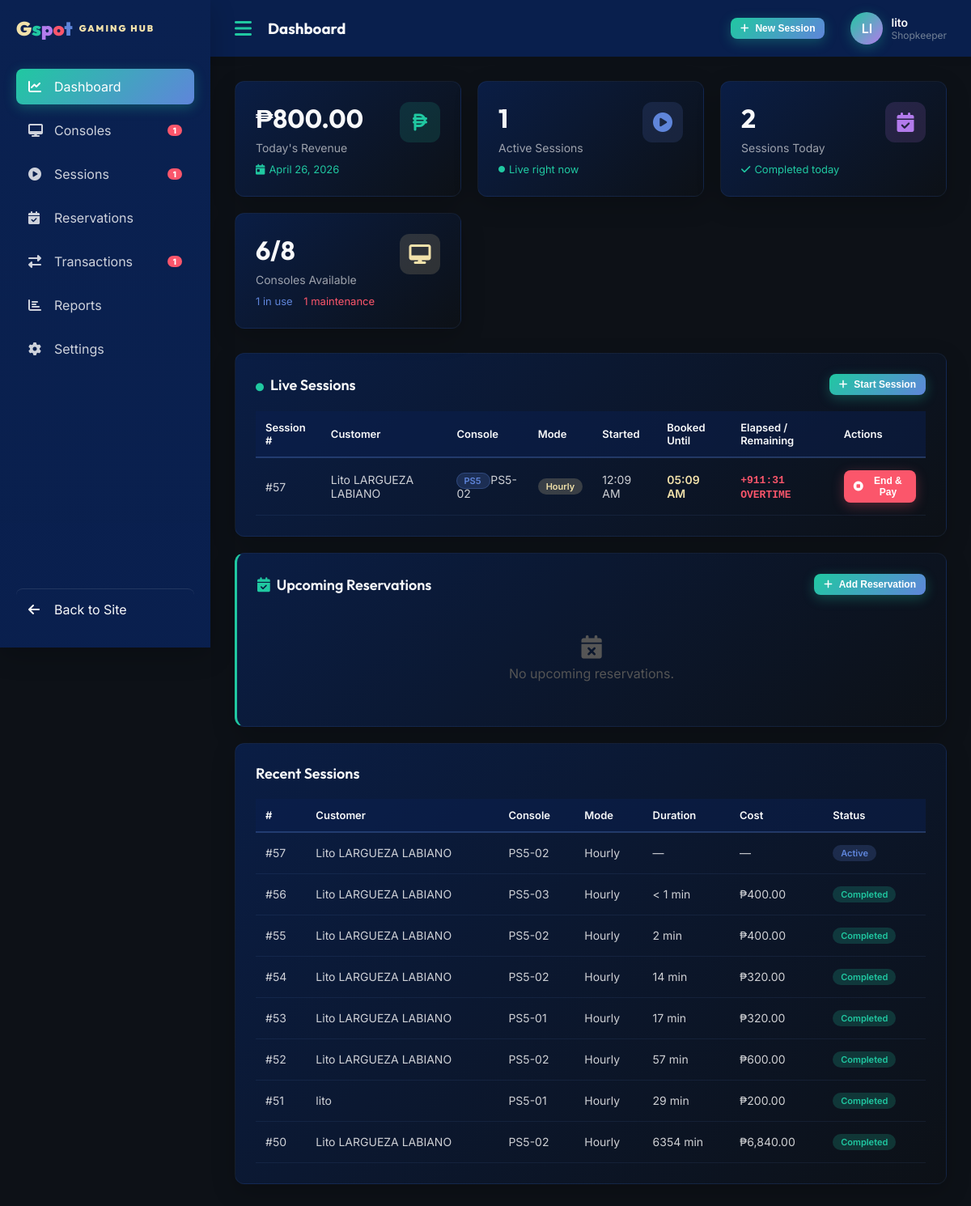
Before: /admin.php (signed in) with the older database file.
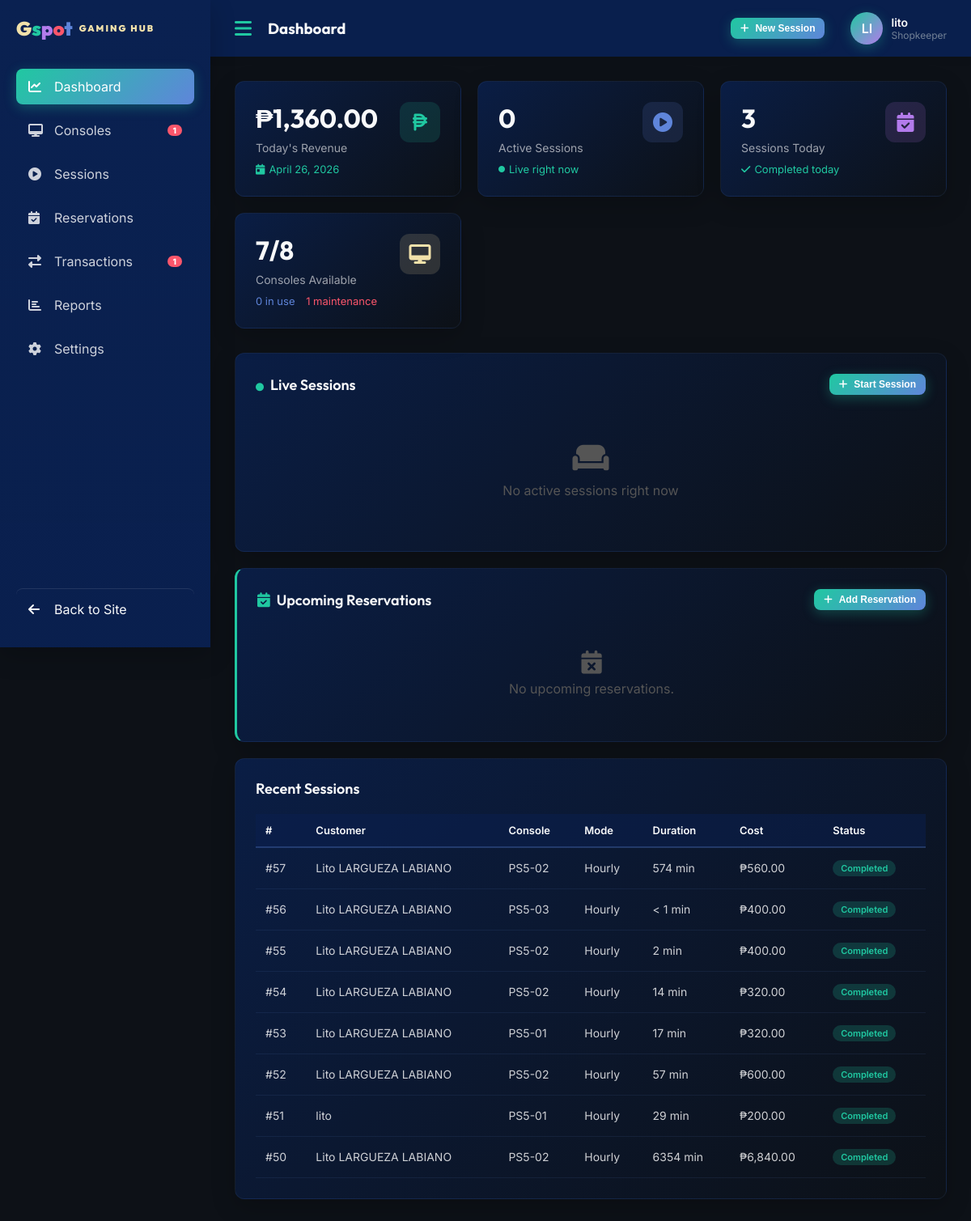
After: the same page with the newer database file.
### tables this page shows
CREATE TABLE `gaming_sessions` (
  `session_id` int(11) NOT NULL,
  `user_id` int(11) NOT NULL,
  `console_id` int(11) NOT NULL,
  `rental_mode` enum('hourly','open_time','unlimited') NOT NULL,
  `planned_minutes` int(11) DEFAULT NULL,
  `start_time` datetime NOT NULL DEFAULT current_timestamp(),
  `end_time` datetime DEFAULT NULL,
  `duration_minutes` int(11) DEFAULT NULL,
  `hourly_rate` decimal(10,2) NOT NULL DEFAULT 0.00,
  `total_cost` decimal(10,2) DEFAULT NULL,
  `status` enum('active','completed','cancelled') NOT NULL DEFAULT 'active',
  `payment_status` enum('paid','unpaid','partial') DEFAULT NULL,
  `created_by` int(11) NOT NULL,
  `created_at` datetime NOT NULL DEFAULT current_timestamp(),
  `extended_minutes` int(11) NOT NULL DEFAULT 0 COMMENT 'Total minutes added via approved extensions'
);

CREATE TABLE `users` (
  `user_id` int(11) NOT NULL,
  `email` varchar(100) NOT NULL,
  `password_hash` varchar(255) NOT NULL,
  `full_name` varchar(100) NOT NULL,
  `phone` varchar(20) DEFAULT NULL,
  `role` enum('customer','shopkeeper','owner') NOT NULL DEFAULT 'customer',
  `status` enum('active','inactive') NOT NULL DEFAULT 'active',
  `email_verified` tinyint(1) NOT NULL DEFAULT 0,
  `verification_token` varchar(64) DEFAULT NULL,
  `verification_expires` datetime DEFAULT NULL,
  `reset_token` varchar(64) DEFAULT NULL,
  `reset_expires` datetime DEFAULT NULL,
  `created_at` datetime NOT NULL DEFAULT current_timestamp()
);

CREATE TABLE `consoles` (
  `console_id` int(11) NOT NULL,
  `console_name` varchar(50) NOT NULL,
  `console_type` enum('PS5','PS4','Xbox Series X') NOT NULL,
  `unit_number` varchar(10) NOT NULL,
  `status` enum('available','in_use','maintenance') NOT NULL DEFAULT 'available',
  `hourly_rate` decimal(10,2) NOT NULL DEFAULT 0.00,
  `created_at` datetime NOT NULL DEFAULT current_timestamp()
);

### includes/db_functions.php (called while the page is built, shortened)
<?php
require_once __DIR__ . '/db_config.php';
function getConsoles($status = null, $type = null) {
    global $conn;
    $sql = "SELECT * FROM consoles WHERE 1=1";
    $params = [];
    $types = "";
    if ($status) {
        $sql .= " AND status = ?";
        $params[] = $status;
        $types .= "s";
    }
    $sql .= " ORDER BY console_type, unit_number";
    $stmt = $conn->prepare($sql);
    if (!empty($params)) {
        $stmt->bind_param($types, ...$params);
    }
    $stmt->execute();
    return $stmt->get_result()->fetch_all(MYSQLI_ASSOC);
}
function getActiveSessions() {
    global $conn;
    $sql = "SELECT gs.*, u.full_name AS customer_name, c.console_name, c.console_type, c.unit_number,
                   COALESCE((SELECT SUM(t.amount) FROM transactions t WHERE t.session_id = gs.session_id AND t.amount > 0), 0) AS upfront_paid,
                   COALESCE((SELECT SUM(ABS(t.amount)) FROM transactions t WHERE t.session_id = gs.session_id AND t.amount < 0), 0) AS refunded_amount
            FROM gaming_sessions gs
            JOIN users u ON gs.user_id = u.user_id
            JOIN consoles c ON gs.console_id = c.console_id
            WHERE gs.status = 'active'
            ORDER BY gs.start_time DESC";
    $result = $conn->query($sql);
    return $result->fetch_all(MYSQLI_ASSOC);
}
function getDailySalesReport($date) {
    global $conn;
    $stmt = $conn->prepare(
        "SELECT COUNT(*) AS total_sessions,
                SUM(total_cost) AS total_revenue,
                AVG(duration_minutes) AS avg_duration,
                SUM(CASE WHEN rental_mode = 'hourly' THEN 1 ELSE 0 END) AS hourly_sessions,
                SUM(CASE WHEN rental_mode = 'open_time' THEN 1 ELSE 0 END) AS open_time_sessions,
                SUM(CASE WHEN rental_mode = 'unlimited' THEN 1 ELSE 0 END) AS unlimited_sessions
         FROM gaming_sessions
         WHERE DATE(start_time) = ? AND status = 'completed'"
    );
    $stmt->bind_param("s", $date);
    $stmt->execute();
    return $stmt->get_result()->fetch_assoc();
}
?>

### admin.php (shortened to what the changed rows need)
<?php
require_once __DIR__ . '/includes/db_functions.php';
$today = date('Y-m-d');
$todayStats = getDailySalesReport($today);
$activeSessions  = getActiveSessions();
$activeCount     = count($activeSessions);
$todayRevenue    = $todayStats['total_revenue'] ?? 0;
$todayBookings   = $todayStats['total_sessions'] ?? 0;
$allConsoles = getConsoles();
$availableCount  = count(array_filter($allConsoles, fn($c) => $c['status'] === 'available'));
$inUseCount      = count(array_filter($allConsoles, fn($c) => $c['status'] === 'in_use'));
$maintenanceCount= count(array_filter($allConsoles, fn($c) => $c['status'] === 'maintenance'));
$stmt = $conn->prepare(
    "SELECT gs.*, u.full_name AS customer_name, c.console_name, c.unit_number, c.console_type,
            COALESCE((SELECT SUM(t.amount) FROM transactions t WHERE t.session_id = gs.session_id AND t.amount > 0), 0) AS upfront_paid,
            COALESCE((SELECT SUM(ABS(t.amount)) FROM transactions t WHERE t.session_id = gs.session_id AND t.amount < 0), 0) AS refunded_amount
     FROM gaming_sessions gs
     JOIN users u ON gs.user_id = u.user_id
     JOIN consoles c ON gs.console_id = c.console_id
     ORDER BY
         CASE WHEN gs.status = 'active' THEN 0 ELSE 1 END ASC,
         CASE
             WHEN gs.status = 'active' AND gs.planned_minutes IS NOT NULL
                 THEN DATE_ADD(gs.start_time, INTERVAL gs.planned_minutes MINUTE)
             WHEN gs.status = 'active'
                 THEN DATE_ADD(gs.start_time, INTERVAL 9999 MINUTE)
             ELSE NULL
         END ASC,
         gs.created_at DESC
     LIMIT 50"
);
$stmt->execute();
$recentSessions = $stmt->get_result()->fetch_all(MYSQLI_ASSOC);
?>
<!DOCTYPE html>
<html lang="en">
<head>
    <link href="assets/fonts/inter/inter.css" rel="stylesheet">
    <link href="assets/fonts/outfit/outfit.css" rel="stylesheet">
    <link rel="stylesheet" href="assets/libs/fontawesome/css/all.min.css">
    <link rel="stylesheet" href="assets/css/style.css">
    <link rel="stylesheet" href="assets/css/admin.css?v=<?= time() ?>">
</head>
<body>
<div class="sidebar" id="sidebar" style="display:flex;flex-direction:column;">
    <?php $navBadge = 'style="background:#fb566b;color:#fff;font-size:10px;font-weight:800;padding:1px 7px;border-radius:10px;margin-left:auto;min-width:18px;text-align:center;"'; ?>
    <div class="nav-item" onclick="showPage('sessions', this)">
        <i class="fas fa-play-circle"></i><span>Sessions</span>
        <?php if ($activeCount > 0): ?>
        <span <?= $navBadge ?>><?= $activeCount ?></span>
        <?php endif; ?>
    </div>
</div>
<div class="main-content">
<?php include __DIR__ . '/admin_sections/dashboard.php'; ?>
</div>
</body>
</html>

### admin_sections/dashboard.php (shortened to what the changed rows need)
<div class="page active" id="dashboard">
    <div class="stats-grid">
        <div class="stat-card">
            <div class="stat-card-header">
                <div>
                    <div class="stat-value">₱<?= number_format($todayRevenue, 2) ?></div>
                    <div class="stat-label">Today's Revenue</div>
                </div>
            </div>
        </div>
        <div class="stat-card">
            <div class="stat-card-header">
                <div>
                    <div class="stat-value"><?= $activeCount ?></div>
                    <div class="stat-label">Active Sessions</div>
                </div>
            </div>
        </div>
        <div class="stat-card">
            <div class="stat-card-header">
                <div>
                    <div class="stat-value"><?= $todayBookings ?></div>
                    <div class="stat-label">Sessions Today</div>
                </div>
            </div>
        </div>
        <div class="stat-card">
            <div class="stat-card-header">
                <div>
                    <div class="stat-value"><?= $availableCount ?>/<?= count($allConsoles) ?></div>
                    <div class="stat-label">Consoles Available</div>
                </div>
            </div>
            <div class="stat-change up">
                <span style="color:#5f85da"><?= $inUseCount ?> in use</span> &nbsp;
                <span style="color:#fb566b"><?= $maintenanceCount ?> maintenance</span>
            </div>
        </div>
    </div>
    <div class="card">
        <div class="card-header">
            <h3 class="card-title"><i class="fas fa-circle" style="color:#20c8a1;font-size:10px;margin-right:8px"></i>Live Sessions</h3>
            <button class="btn btn-primary btn-sm" onclick="openModal('startSession')"><i class="fas fa-plus"></i> Start Session</button>
        </div>
        <?php if (empty($activeSessions)): ?>
            <div class="empty-state"><i class="fas fa-couch"></i>No active sessions right now</div>
        <?php else: ?>
        <table class="data-table">
            <thead><tr><th>Session #</th><th>Customer</th><th>Console</th><th>Mode</th><th>Started</th><th>Booked Until</th><th>Elapsed / Remaining</th><th>Actions</th></tr></thead>
            <tbody>
            <?php foreach ($activeSessions as $sess): ?>
            <tr>
                <td>#<?= $sess['session_id'] ?></td>
                <td><?= htmlspecialchars($sess['customer_name']) ?></td>
                <td>
                    <span class="console-type-badge <?= $sess['console_type'] === 'PS5' ? 'ps5' : ($sess['console_type'] === 'PS4' ? 'ps4' : 'xbox') ?>">
                        <?= $sess['console_type'] ?>
                    </span>
                    <?= htmlspecialchars($sess['unit_number']) ?>
                </td>
                <td><span class="badge pending"><?= match($sess['rental_mode']) { 'open_time' => 'Open Time', default => ucfirst($sess['rental_mode']) } ?></span></td>
                <td><?= date('h:i A', strtotime($sess['start_time'])) ?></td>
                <td>
                    <?php if ($sess['rental_mode'] === 'hourly' && $sess['planned_minutes']):
                        $bookedEndDt = new DateTime($sess['start_time'], new DateTimeZone('Asia/Manila'));
                        $bookedEndDt->modify('+' . $sess['planned_minutes'] . ' minutes');
                    ?>
                        <span style="color:#f1e1aa;font-weight:600"><?= $bookedEndDt->format('h:i A') ?></span>
                    <?php else: ?>—<?php endif; ?>
                </td>
                <td><span class="session-timer" data-start="<?= $sess['start_time'] ?>" data-planned="<?= $sess['planned_minutes'] ?? '' ?>">—</span></td>
                <td>
                    <button class="btn btn-danger btn-sm" onclick="openEndSessionModal(
                        <?= $sess['session_id'] ?>,
                        '<?= htmlspecialchars(addslashes($sess['customer_name'])) ?>',
                        '<?= htmlspecialchars(addslashes($sess['unit_number'])) ?>',
                        '<?= $sess['rental_mode'] ?>',
                        <?= strtotime($sess['start_time']) ?>,
                        <?= (int)($sess['planned_minutes'] ?? 0) ?>,
                        <?= (float)($sess['upfront_paid'] ?? 0) ?>)">
                        <i class="fas fa-stop-circle"></i> End &amp; Pay
                    </button>
                </td>
            </tr>
            <?php endforeach; ?>
            </tbody>
        </table>
        <?php endif; ?>
    </div>
    <div class="card">
        <table class="data-table">
            <thead><tr><th>#</th><th>Customer</th><th>Console</th><th>Mode</th><th>Duration</th><th>Cost</th><th>Status</th></tr></thead>
            <tbody>
            <?php foreach (array_slice($recentSessions, 0, 8) as $sess): ?>
            <tr>
                <td>#<?= $sess['session_id'] ?></td>
                <td><?= htmlspecialchars($sess['customer_name']) ?></td>
                <td><?= htmlspecialchars($sess['unit_number']) ?></td>
                <td><?= match($sess['rental_mode']) { 'open_time' => 'Open Time', default => ucfirst($sess['rental_mode']) } ?></td>
                <td><?= $sess['duration_minutes'] !== null ? ($sess['duration_minutes'] > 0 ? $sess['duration_minutes'].' min' : '< 1 min') : '—' ?></td>
                <td><?= $sess['total_cost'] ? '₱'.number_format($sess['total_cost'],2) : '—' ?></td>
                <td><span class="badge <?= $sess['status'] ?>"><?= ucfirst($sess['status']) ?></span></td>
            </tr>
            <?php endforeach; ?>
            </tbody>
        </table>
    </div>
</div>

Changed rows visible on the page:
no longer on one of the page's lists (row edited): gaming_sessions: session_id "57", user.full_name "Lito LARGUEZA LABIANO", console.console_type "PS5", console.unit_number "PS5-02", rental_mode "Hourly", start_time "12:09 AM", $bookedEndDt->format('h:i A') "05:09 AM"
changed gaming_sessions id 57: duration_minutes (not shown) → "574"; total_cost (not shown) → "560.00"; status "Active" → "Completed"; duration_minutes "—" → "min"; total_cost "—" → "₱"
Other visible differences:
$todayRevenue: "800.00" → "1,360.00"
$activeCount: "1" → "0"
$todayBookings: "2" → "3"
$availableCount: "6" → "7"
$inUseCount: "1" → "0"
$activeCount: "1" → (not shown)
text no longer shown: "Session # Customer Console Mode Started Booked Until Elapsed / Remaining Actions"
text now shown: "No active sessions right now"
